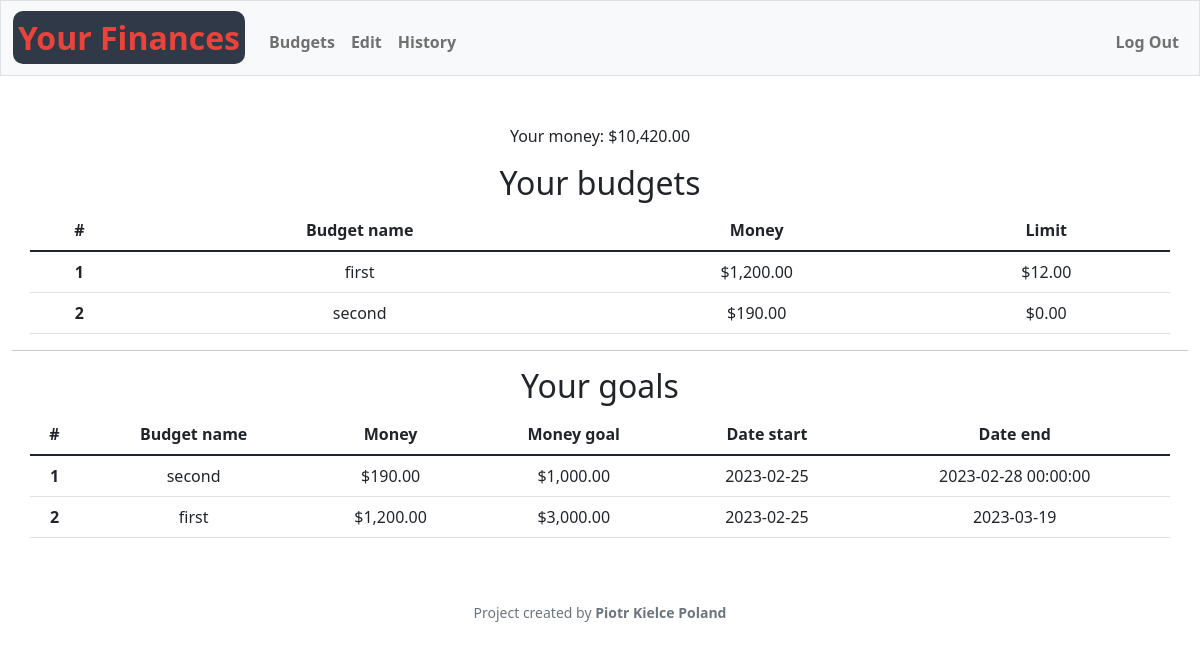
The app's page / (signed in) with its own data.
### tables this page shows
CREATE TABLE users (id INTEGER PRIMARY KEY AUTOINCREMENT NOT NULL, username TEXT NOT NULL, hash TEXT NOT NULL, cash NUMERIC NOT NULL DEFAULT 10000.00);

CREATE TABLE budgets (id INTEGER PRIMARY KEY AUTOINCREMENT NOT NULL, user_id INTEGER, budget_name TEXT NOT NULL, budget_cash NUMERIC NOT NULL, cash_limit NUMERIC NOT NULL, FOREIGN KEY (user_id) REFERENCES users(id) ON DELETE CASCADE);

CREATE TABLE goals (id INTEGER PRIMARY KEY AUTOINCREMENT NOT NULL, budget_id INTEGER, cash_goal INTEGER NOT NULL, date_start DATE NOT NULL, date_end DATE NOT NULL, FOREIGN KEY (budget_id) REFERENCES budgets(id) ON DELETE CASCADE);

### app.py (the view)
@app.route("/")
@login_required
def index():
    user_info = db.execute("SELECT * FROM users WHERE id == ?", session["user_id"])
    budgets = db.execute("SELECT * FROM budgets WHERE user_id == ?", session["user_id"])
    goals = db.execute("SELECT * FROM goals JOIN budgets ON goals.budget_id = budgets.id WHERE budgets.user_id = ?;", session["user_id"])
    if not budgets:
        budgets = None
    return render_template("home.html", cash=user_info[0]['cash'], budgets=budgets, goals=goals)

### app.py (called while the page is built)
@app.after_request
def after_request(response):
    response.headers["Cache-Control"] = "no-cache, no-store, must-revalidate"
    response.headers["Expires"] = 0
    response.headers["Pragma"] = "no-cache"
    return response

### help.py (called while the page is built)
def login_required(f):
    @wraps(f)
    def decorated_function(*args, **kwargs):
        if session.get("user_id") is None:
            return redirect("/login")
        return f(*args, **kwargs)
    return decorated_function

def usd(value):
    return f"${value:,.2f}"

### templates/home.html (shortened to what this page needs)
{% extends "layout.html" %}
{% block main %}
    <p>Your money: {{cash | usd}}</p>
    {% if budgets == None %}
    <p>You don't have any budgets yet.</p>
    {% else %}
    <h2>Your budgets</h2>
    <table class="table container-md">
        <thead>
            <tr>
              <th scope="col">#</th>
              <th scope="col">Budget name</th>
              <th scope="col">Money</th>
              <th scope="col">Limit</th>
            </tr>
          </thead>
          <tbody>
        {% for info in budgets %}
                <tr>
                    <th scope="row">{{loop.index}}</th>
                    <td>{{info.budget_name}}</td>
                    <td>{{info.budget_cash | usd}}</td>
                    <td>{{info.cash_limit | usd}}</td>
                </tr>
        {% endfor %}
        </tbody>
    </table>
    <table class="table container-md">
        <thead>
            <tr>
              <th scope="col">#</th>
              <th scope="col">Budget name</th>
              <th scope="col">Money</th>
              <th scope="col">Money goal</th>
              <th scope="col">Date start</th>
              <th scope="col">Date end</th>
            </tr>
          </thead>
          <hr/>
          <h2>Your goals</h2>
          <tbody>
        {% for info in goals %}
                <tr>
                    <th scope="row">{{loop.index}}</th>
                    <td>{{info.budget_name}}</td>
                    <td>{{info.budget_cash | usd}}</td>
                    <td>{{info.cash_goal | usd}}</td>
                    <td>{{info.date_start}}</td>
                    <td>{{info.date_end}}</td>
                </tr>
        {% endfor %}
        </tbody>
    </table>
    {% endif %}
{% endblock %}

### records on screen
users: cash "$10,420.00"
budgets: budget_name "first", budget_cash "$1,200.00", cash_limit "$12.00"
budgets: budget_name "second", budget_cash "$190.00", cash_limit "$0.00"
goals: budget_name "second", budget_cash "$190.00", cash_goal "$1,000.00", date_start "2023-02-25", date_end "2023-02-28 00:00:00"
goals: budget_name "first", budget_cash "$1,200.00", cash_goal "$3,000.00", date_start "2023-02-25", date_end "2023-03-19"
